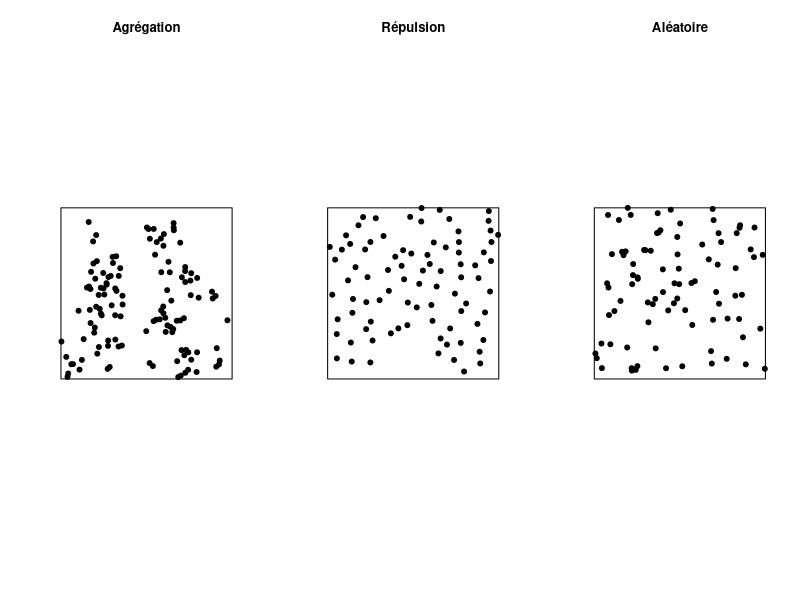
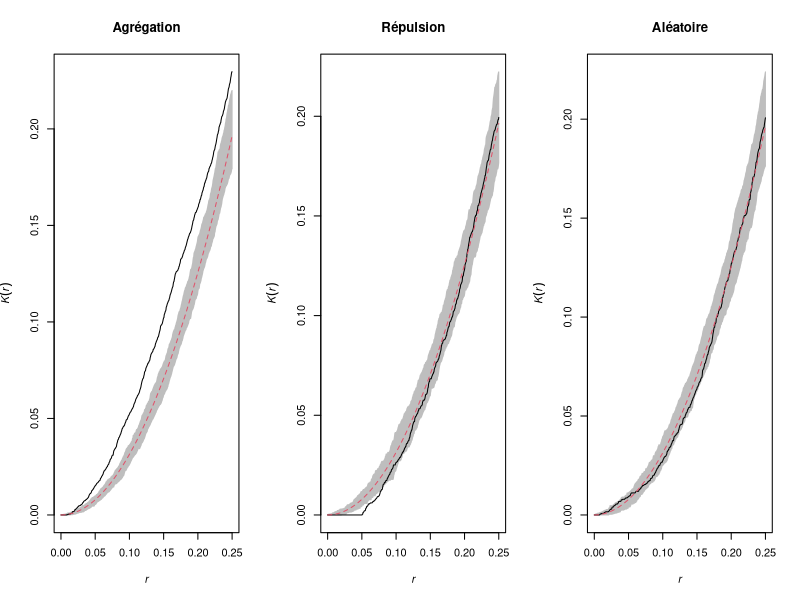
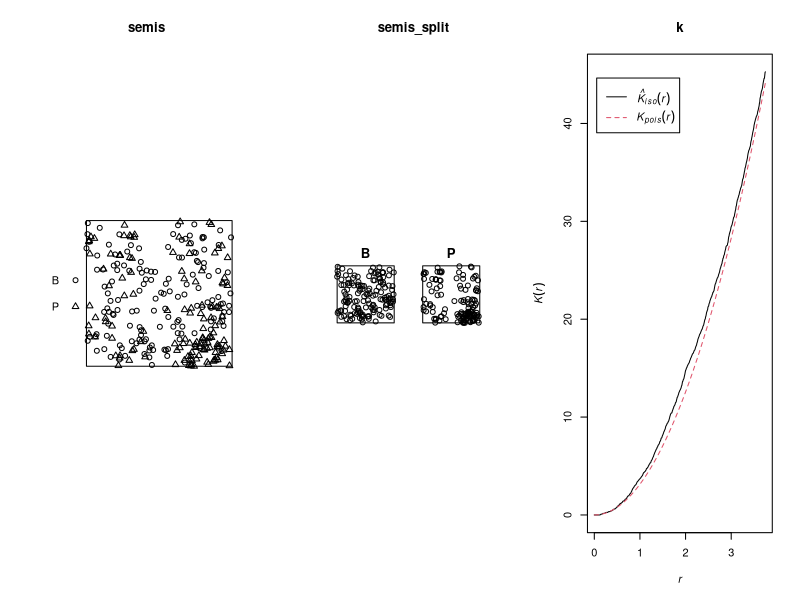
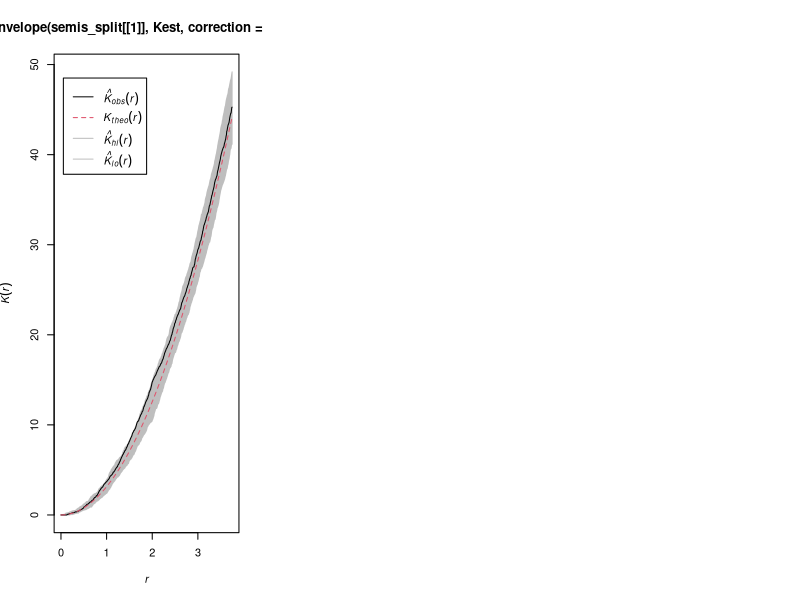
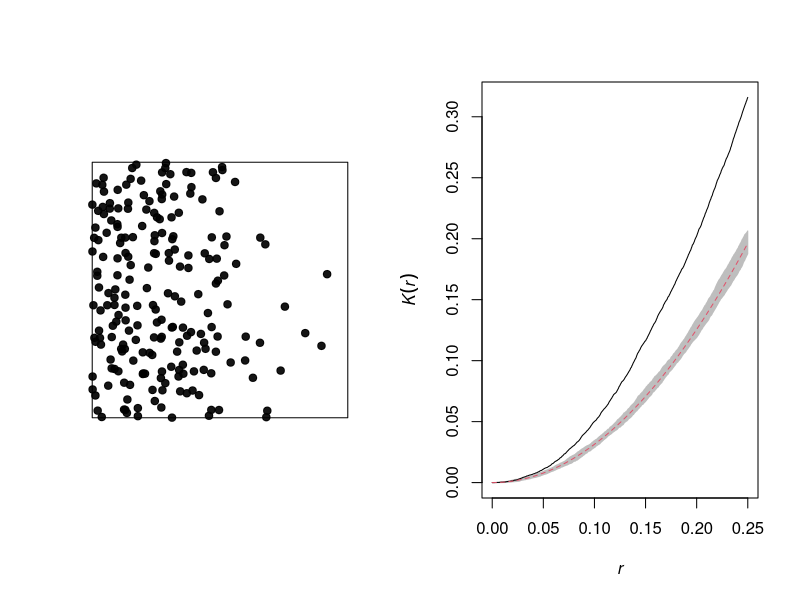
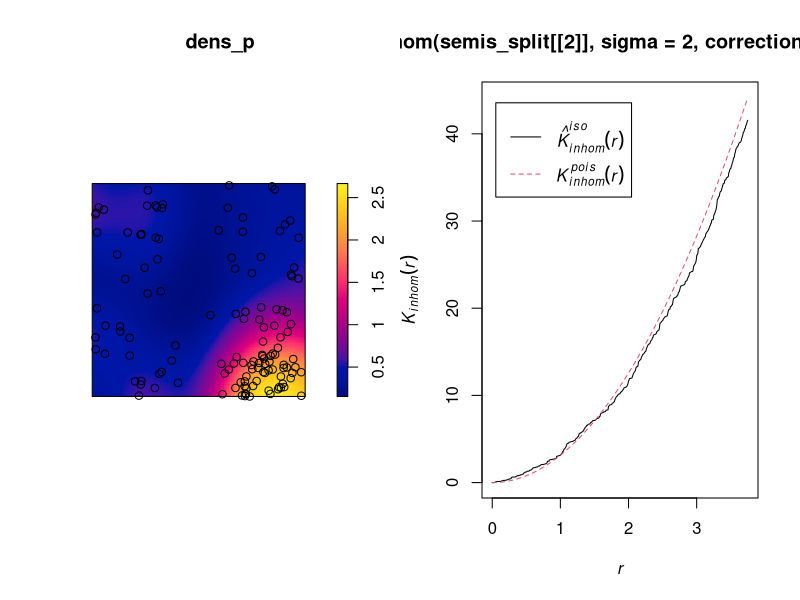
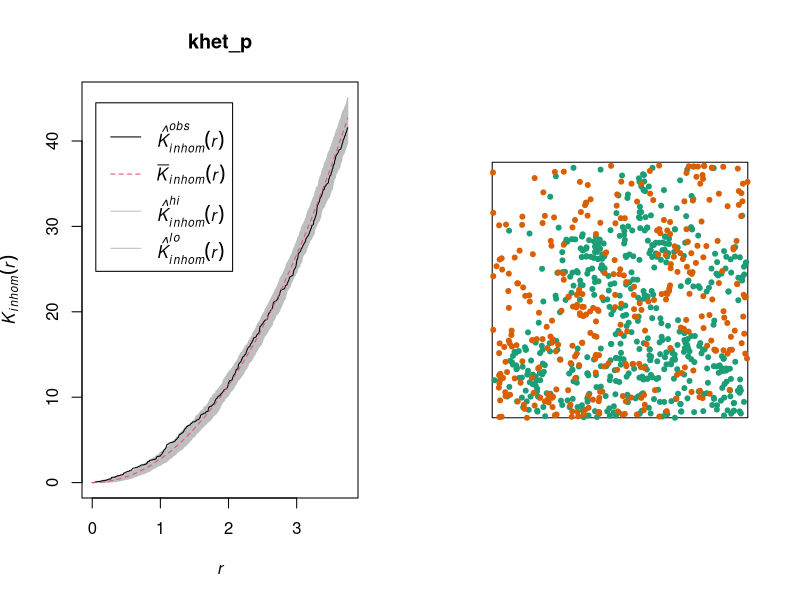
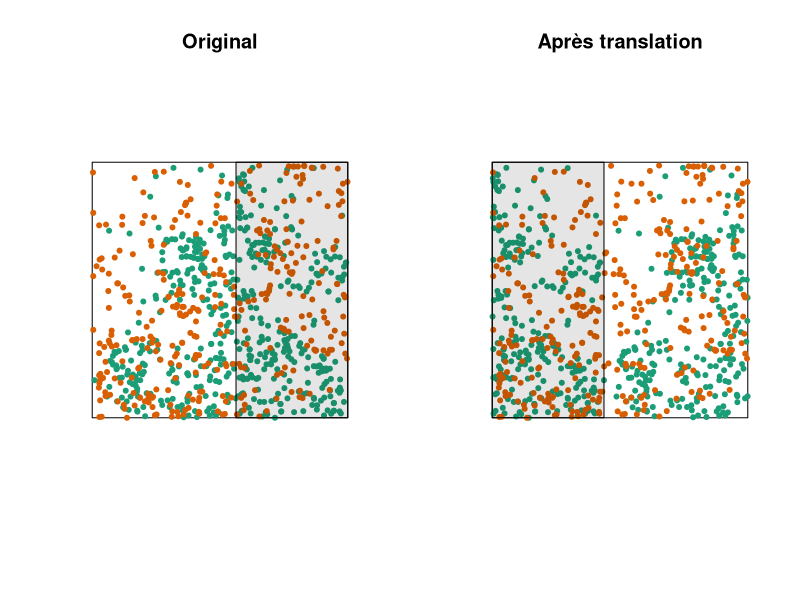

Write R code to recreate these figures, in order.
## ---- chunk 1
knitr::opts_chunk$set(echo = TRUE)
## ---- chunk 2
library(spatstat)
## ---- chunk 3
set.seed(82)
csrp <- rpoispp(lambda = 100)
aggp <- rMatClust(20, 0.1, 5)
evenp <- rMaternII(150, 0.05)
par(mfrow = c(1, 3))
plot(aggp, main = "Agrégation", pch = 19)
plot(evenp, main = "Répulsion", pch = 19)
plot(csrp, main = "Aléatoire", pch = 19)
## ---- chunk 4
kagg <- envelope(aggp, Kest, correction = "iso") 
keven <- envelope(evenp, Kest, correction = "iso")
kcsr <- envelope(csrp, Kest, correction = "iso")
## ---- chunk 5
par(mfrow = c(1, 3))
plot(kagg, main = "Agrégation", legend = FALSE)
plot(keven, main = "Répulsion", legend = FALSE)
plot(kcsr, main = "Aléatoire", legend = FALSE)
## ---- chunk 6
semis <- read.csv("data/semis_xy.csv")
head(semis)
## ---- chunk 7
library(spatstat)

semis <- ppp(x = semis$x, y = semis$y, marks = as.factor(semis$sp),
             window = owin(xrange = c(0, 15), yrange = c(0, 15)))
semis
## ---- chunk 8
plot(semis)
## ---- chunk 9
intensity(semis)
## ---- chunk 10
semis_split <- split(semis)
plot(semis_split)
## ---- chunk 11
k <- Kest(semis_split[[1]], correction = "iso")
plot(k)
## ---- chunk 12
plot(envelope(semis_split[[1]], Kest, correction = "iso"))
## ---- chunk 13
lam_gr <- function(x, y) ifelse(x < 0.5, 500*(1-x), 200*(1-x))
hetp <- rpoispp(lam_gr)
khet <- envelope(hetp, Kest, correction = "iso")
## ---- chunk 14
par(mfrow = c(1, 2))
plot(hetp, pch = 19, main = "")
plot(khet, main = "", legend = FALSE)
## ---- chunk 15
dens_p <- density(semis_split[[2]], sigma = 2)
plot(dens_p)
plot(semis_split[[2]], add = TRUE)
## ---- chunk 16
plot(Kinhom(semis_split[[2]], sigma = 2, correction = "iso"))
## ---- chunk 17
khet_p <- envelope(semis_split[[2]], Kinhom, sigma = 2, correction = "iso",
                   nsim = 199, nrank = 5, simulate = function(x) rpoispp(dens_p))
plot(khet_p)
## ---- chunk 18
data(lansing)
lansing <- subset(lansing, marks %in% c("maple", "redoak"), drop = TRUE)
plot(lansing, chars = 20, cols = c("#1b9e77", "#d95f02"), main = "", legend = FALSE)
## ---- chunk 19
par(mfrow = c(1, 2))
set.seed(35)
rsh <- rshift(lansing, which = 1, width = 0.5, height = 0)
plot(lansing, chars = 20, cols = c("#1b9e77", "#d95f02"), main = "Original", legend = FALSE)
rect(xleft = 1 - rsh$x[8], xright = 1, ybottom = 0, ytop = 1, 
     col = rgb(0, 0, 0, alpha = 0.1))
plot(rsh, chars = 20, cols = c("#1b9e77", "#d95f02"), main = "Après translation", legend = FALSE)
rect(xleft = 0, xright = rsh$x[8], ybottom = 0, ytop = 1, 
     col = rgb(0, 0, 0, alpha = 0.1))
## ---- chunk 20
plot(Kcross(semis, i = "P", j = "B", correction = "iso"))
## ---- chunk 21
plot(envelope(semis, Kcross, i = "P", j = "B", correction = "iso", 
              nsim = 199, nrank = 5, simulate = function(x) rshift(x, which = "B")))
## ---- chunk 22
fir <- read.csv("data/fir.csv")
head(fir)
## ---- chunk 23
fir <- ppp(x = fir$x, y = fir$y, marks = as.factor(fir$status),
           window = owin(xrange = c(0, 100), yrange = c(0, 100)))
plot(fir)
## ---- chunk 24
plot(markconnect(fir, i = "A", j = "D", correction = "iso"))
## ---- chunk 25
plot(envelope(fir, markconnect, i = "A", j = "D", correction = "iso", 
              nsim = 199, nrank = 5, simulate = rlabel))
## ---- chunk 26
par(mfrow = c(1, 2))
plot(envelope(fir, markconnect, i = "A", j = "A", correction = "iso", 
              nsim = 199, nrank = 5, simulate = rlabel))
plot(envelope(fir, markconnect, i = "D", j = "D", correction = "iso", 
              nsim = 199, nrank = 5, simulate = rlabel))
## ---- chunk 27
plot(envelope(semis_split[[2]], Kest, correction = "iso"))
## ---- chunk 28
dens_p <- density(semis_split[[2]], sigma = 5)
plot(dens_p)
plot(semis_split[[2]], add = TRUE)

khet_p <- envelope(semis_split[[2]], Kinhom, sigma = 5, correction = "iso",
                   nsim = 199, nrank = 5, simulate = function(x) rpoispp(dens_p))
plot(khet_p)
